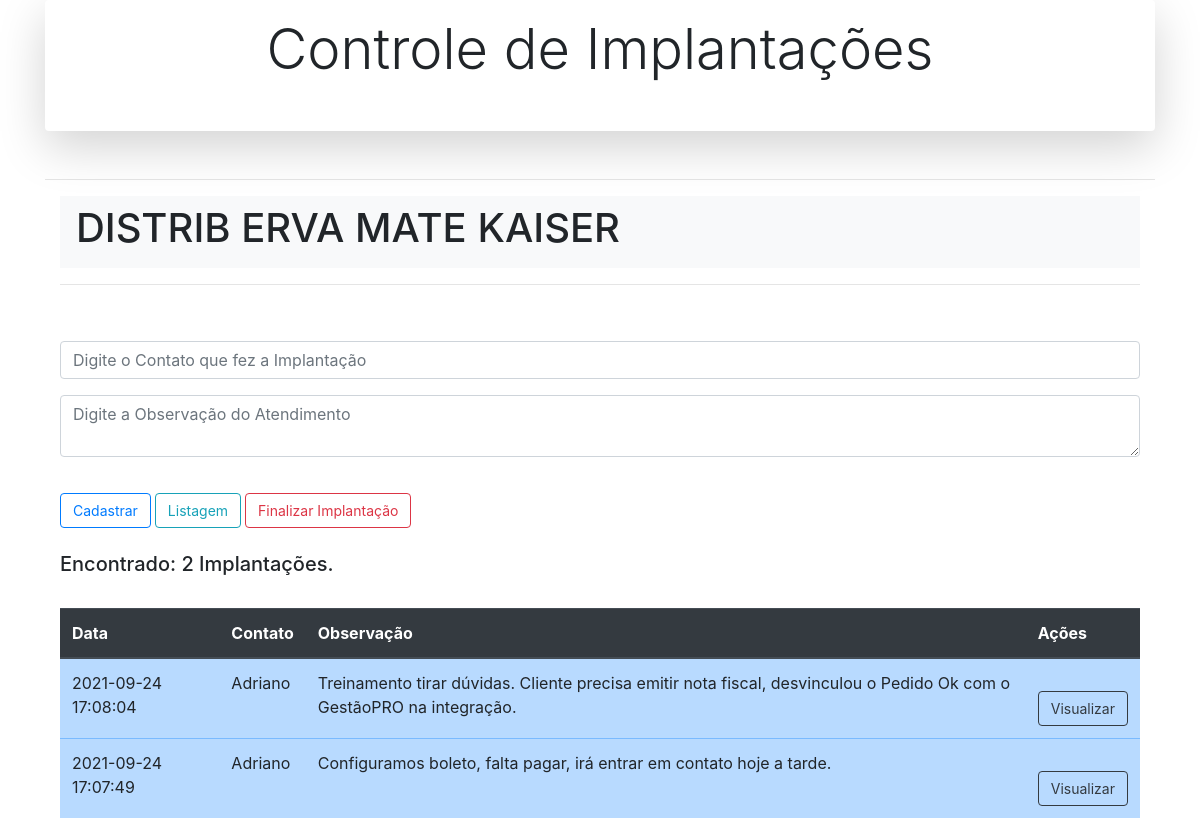
Screenshot of /implantacao.php?id=50 with the database file from the repository.
### tables this page shows
CREATE TABLE `cliente` (
  `id_cliente` int(11) NOT NULL,
  `data_cadastro` timestamp NOT NULL DEFAULT CURRENT_TIMESTAMP,
  `razaosocial` varchar(100) NOT NULL,
  `contato` varchar(50) NOT NULL,
  `obs` varchar(200) DEFAULT NULL,
  `ativo` varchar(5) NOT NULL,
  `data_encerramento` timestamp NULL DEFAULT CURRENT_TIMESTAMP
);

CREATE TABLE `implantacao` (
  `id_implantacao` int(11) NOT NULL,
  `id_cliente` int(11) NOT NULL,
  `data_implantacao` timestamp NOT NULL DEFAULT CURRENT_TIMESTAMP,
  `obs` varchar(200) NOT NULL,
  `uso` varchar(20) DEFAULT NULL,
  `contato` varchar(40) NOT NULL
);

### implantacao.php (the view, shortened to what this page needs)
<?PHP
include_once "conecta.php";
include "cabecalho.php";
$idCliente   = $_GET['id'];
$cmd = $conn->prepare('SELECT id_cliente, razaosocial FROM cliente WHERE id_cliente = :idCliente');
$cmd->bindValue(":idCliente", $idCliente);
$cmd->execute();
$resultado = $cmd->fetch(PDO::FETCH_ASSOC);
foreach ($resultado as $key => $values)
?>
<div class="container">
    <nav class="navbar navbar-expand-lg navbar-light bg-light">
        <h1><? echo $values; ?></h1>
    </nav>
        <hr>
        <form class="needs-validation" action="processaimplacatao.php" novalidate>
            <div class="form-group">
                <input type="text" class="form-control" name="contato" placeholder="Digite o Contato que fez a Implantação" required>
            </div>
            <div class="form-group">
                <textarea type="textarea" class="form-control" name="obs" placeholder="Digite a Observação do Atendimento" required></textarea>
            </div>
            <button type="submit" class="btn btn-outline-primary">Cadastrar</button>
            <a href="index.php" class="btn btn-outline-info" role="button" aria-pressed="true">Listagem</a>
            <a href="confirmar-exclusao.php" class="btn btn-outline-danger" role="button" aria-pressed="true" data-toggle="modal" data-target="#exampleModalCenter<? echo $resultado["id_cliente"]; ?>">Finalizar Implantação</a>
        </form>
        <br>
        <table class="table table-primary" width="100%">
            <thead class="thead-dark">
                <tr>
                    <th>Data</th>
                    <th>Contato</th>
                    <th>Observação</th>
                    <th>Ações</th>
                </tr>
            </thead>
            <?php
            try {
                $cmd = $conn->prepare('SELECT * FROM implantacao WHERE id_cliente = :idCliente ORDER BY data_implantacao DESC');
                $cmd->bindValue(":idCliente", $idCliente);
                if ($cmd->execute()) {
                    while ($rs = $cmd->fetch(PDO::FETCH_OBJ)) {
            ?>
                        <tr>
                            <td><?php echo $rs->data_implantacao; ?></td>
                            <td><?php echo $rs->contato; ?></td>
                            <td><?php echo $rs->obs; ?></td>
                            <td>
                                <button type="submit" class="btn btn-outline-dark" data-toggle="modal" data-target="#exampleModalCenter<?php echo $rs->id_implantacao; ?>">Visualizar</button>
                            </td>
                        </tr>
            <?php
                    }
                } else {
                    echo "Erro: Não foi possível recuperar os dados do banco de dados";
                }
            } catch (PDOException $erro) {
                echo "Erro: " . $erro->getMessage();
            }
            ?>
            <?php
            $count = $cmd->rowCount();
            if ($count == 0) {
                echo ("<h5>Não Localizado Implantação.\n</h5><br>");
            } else if ($count == 1) {
                echo ("<h5>Encontrado: " . $count . " Implantação.\n</h5><br>");
            } else if ($count > 1) {
                echo ("<h5>Encontrado: " . $count . " Implantações.\n</h5><br>");
            }
            ?>
        </table>
</div>
<? include "scripts.php"; ?>

### css/styles.css (style rules this page uses)
html { height: 100%; }
body { height: 100%; }
form { padding-top: 10px; font-size: 14px; margin-top: 30px; }
.btn { font-size: 14px; margin-top: 20px; }

### rows the page displays
cliente: razaosocial "DISTRIB ERVA MATE KAISER"
implantacao: data_implantacao "2021-09-24 17:08:04", contato "Adriano", obs "Treinamento tirar dúvidas. Cliente precisa emitir nota fiscal, desvinculou o Pedido Ok com o GestãoPRO na integração."
implantacao: data_implantacao "2021-09-24 17:07:49", contato "Adriano", obs "Configuramos boleto, falta pagar, irá entrar em contato hoje a tarde."

### other values shown
$count "2"
